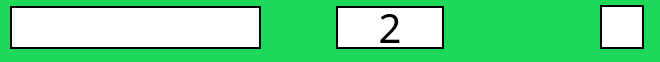
       <widget class="QWidget" name="key19" native="true">
        <property name="sizePolicy">
         <sizepolicy hsizetype="Preferred" vsizetype="Fixed">
          <horstretch>0</horstretch>
          <verstretch>0</verstretch>
         </sizepolicy>
        </property>
        <property name="minimumSize">
         <size>
          <width>0</width>
          <height>55</height>
         </size>
        </property>
        <property name="maximumSize">
         <size>
          <width>16777215</width>
          <height>90</height>
         </size>
        </property>
        <property name="cursor">
         <cursorShape>PointingHandCursor</cursorShape>
        </property>
        <property name="styleSheet">
         <string notr="true">background-color: rgb(30, 217, 89);
</string>
        </property>
        <widget class="QLineEdit" name="game_command19">
         <property name="geometry">
          <rect>
           <x>10</x>
           <y>6</y>
           <width>251</width>
           <height>43</height>
          </rect>
         </property>
         <property name="sizePolicy">
          <sizepolicy hsizetype="Expanding" vsizetype="Preferred">
           <horstretch>0</horstretch>
           <verstretch>0</verstretch>
          </sizepolicy>
         </property>
         <property name="minimumSize">
          <size>
           <width>0</width>
           <height>43</height>
          </size>
         </property>
         <property name="maximumSize">
          <size>
           <width>16777215</width>
           <height>16777215</height>
          </size>
         </property>
         <property name="font">
          <font>
           <family>Berlin Sans FB</family>
           <pointsize>20</pointsize>
          </font>
         </property>
         <property name="styleSheet">
          <string notr="true">background-color: rgb(255, 255, 255);
color: rgb(0, 0, 0);
border-style: solid;
border-width: 2px;
border-color: black;</string>
         </property>
         <property name="inputMask">
          <string notr="true"/>
         </property>
         <property name="maxLength">
          <number>16</number>
         </property>
         <property name="alignment">
          <set>Qt::AlignCenter</set>
         </property>
        </widget>
        <widget class="QLabel" name="key_19_name">
         <property name="geometry">
          <rect>
           <x>336</x>
           <y>6</y>
           <width>108</width>
           <height>43</height>
          </rect>
         </property>
         <property name="font">
          <font>
           <family>Berlin Sans FB</family>
           <pointsize>30</pointsize>
          </font>
         </property>
         <property name="styleSheet">
          <string notr="true">background-color: rgb(255, 255, 255);
border-style: solid;
border-width: 2px;
border-color: black;</string>
         </property>
         <property name="text">
          <string>2</string>
         </property>
         <property name="alignment">
          <set>Qt::AlignCenter</set>
         </property>
        </widget>
        <widget class="QCheckBox" name="checkBox2">
         <property name="geometry">
          <rect>
           <x>600</x>
           <y>2</y>
           <width>51</width>
           <height>51</height>
          </rect>
         </property>
         <property name="styleSheet">
          <string notr="true">QCheckBox::indicator {
     width: 40px;
     height: 40px;
	border-style: solid;
    border-width: 2px;
    border-color: black;
}

QCheckBox::indicator:checked {
   background-color: rgb(7, 113, 240);
}
QCheckBox::indicator:unchecked {
    background-color: rgb(255, 255, 255);
}
</string>
         </property>
         <property name="text">
          <string/>
         </property>
         <property name="iconSize">
          <size>
           <width>23</width>
           <height>28</height>
          </size>
         </property>
         <property name="checkable">
          <bool>true</bool>
         </property>
        </widget>
       </widget>
